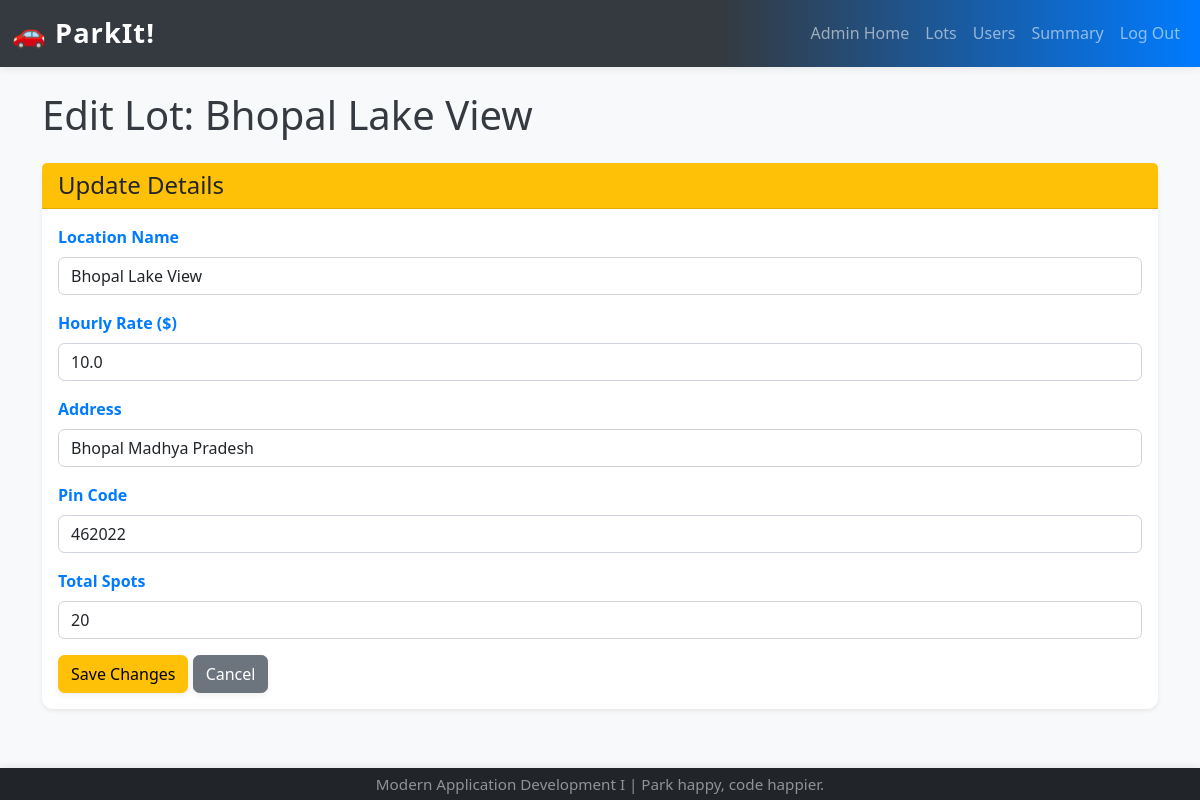
Before: /admin_edit_parking_lot/1 (signed in) with the older database file.
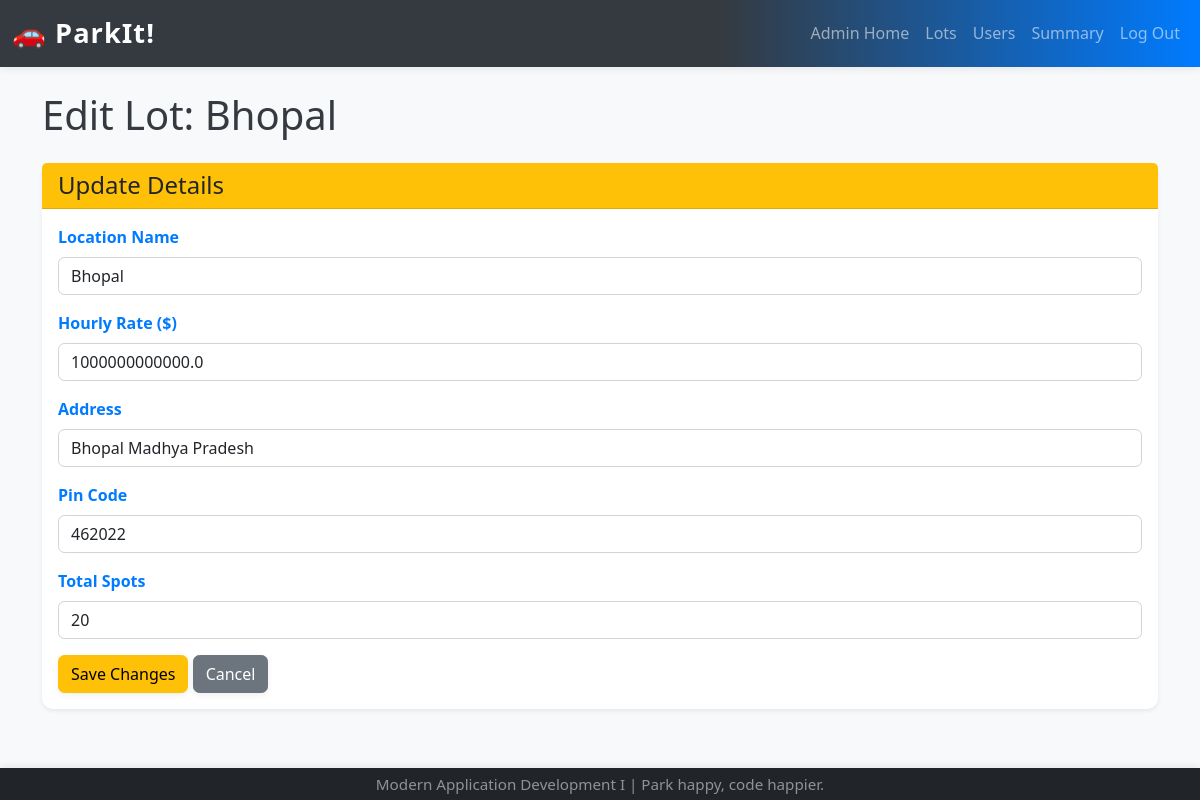
After: the same page with the newer database file.
### app.py (models this page shows)
class ParkingLot(db.Model):
    __tablename__ = "parking_lots"
    id = db.Column(db.Integer, primary_key=True)
    prime_location_name = db.Column(db.String(120), unique=True, nullable=False)
    price_per_hour = db.Column(db.Float, nullable=False)
    address = db.Column(db.String(200), nullable=False)
    pin_code = db.Column(db.String(10), nullable=False)
    maximum_number_of_spots = db.Column(db.Integer, nullable=False)
    parking_spots = db.relationship("ParkingSpot", backref="parking_lot", cascade="all, delete-orphan")

### app.py (the view, shortened to what this page needs)
@app.route("/admin_edit_parking_lot/<int:lot_id>", methods=["GET", "POST"])
def admin_edit_parking_lot(lot_id):
    if "admin_logged_in" not in session:
        flash("Please log in to see the admin dashboard.", "danger")
        return redirect(url_for("admin_login"))
    lot = db.session.query(ParkingLot).get_or_404(lot_id)
    return render_template("admin_edit_parking_lot.html", lot=lot)

### templates/admin_edit_parking_lot.html (shortened to what this page needs)
{% extends "base.html" %}
{% block content %}
    <h1 class="mb-4">Edit Lot: {{ lot.prime_location_name }}</h1>
    <div class="card shadow-sm">
        <div class="card-header bg-warning text-dark">
            <h4 class="mb-0">Update Details</h4>
        </div>
        <div class="card-body">
            <form action="{{ url_for('admin_edit_parking_lot', lot_id=lot.id) }}" method="POST">
                <div class="mb-3">
                    <label for="prime_location_name" class="form-label">Location Name</label>
                    <input type="text" class="form-control" id="prime_location_name" name="prime_location_name" value="{{ lot.prime_location_name }}" required>
                </div>
                <div class="mb-3">
                    <label for="price_per_hour" class="form-label">Hourly Rate ($)</label>
                    <input type="number" step="0.01" class="form-control" id="price_per_hour" name="price_per_hour" value="{{ lot.price_per_hour }}" required min="0">
                </div>
                <div class="mb-3">
                    <label for="address" class="form-label">Address</label>
                    <input type="text" class="form-control" id="address" name="address" value="{{ lot.address }}" required>
                </div>
                <div class="mb-3">
                    <label for="pin_code" class="form-label">Pin Code</label>
                    <input type="text" class="form-control" id="pin_code" name="pin_code" value="{{ lot.pin_code }}" required pattern="[0-9]{6}" title="Please enter a 6-digit pin code.">
                </div>
                <div class="mb-3">
                    <label for="maximum_number_of_spots" class="form-label">Total Spots</label>
                    <input type="number" class="form-control" id="maximum_number_of_spots" name="maximum_number_of_spots" value="{{ lot.maximum_number_of_spots }}" required min="1">
                </div>
                <button type="submit" class="btn btn-warning">Save Changes</button>
                <a href="{{ url_for('admin_parking_lots') }}" class="btn btn-secondary">Cancel</a>
            </form>
        </div>
    </div>
{% endblock %}

Changed rows visible on the page:
changed ParkingLot "Bhopal Madhya Pradesh": prime_location_name "Bhopal Lake View" → "Bhopal"; price_per_hour "10.0" → "1000000000000.0"
